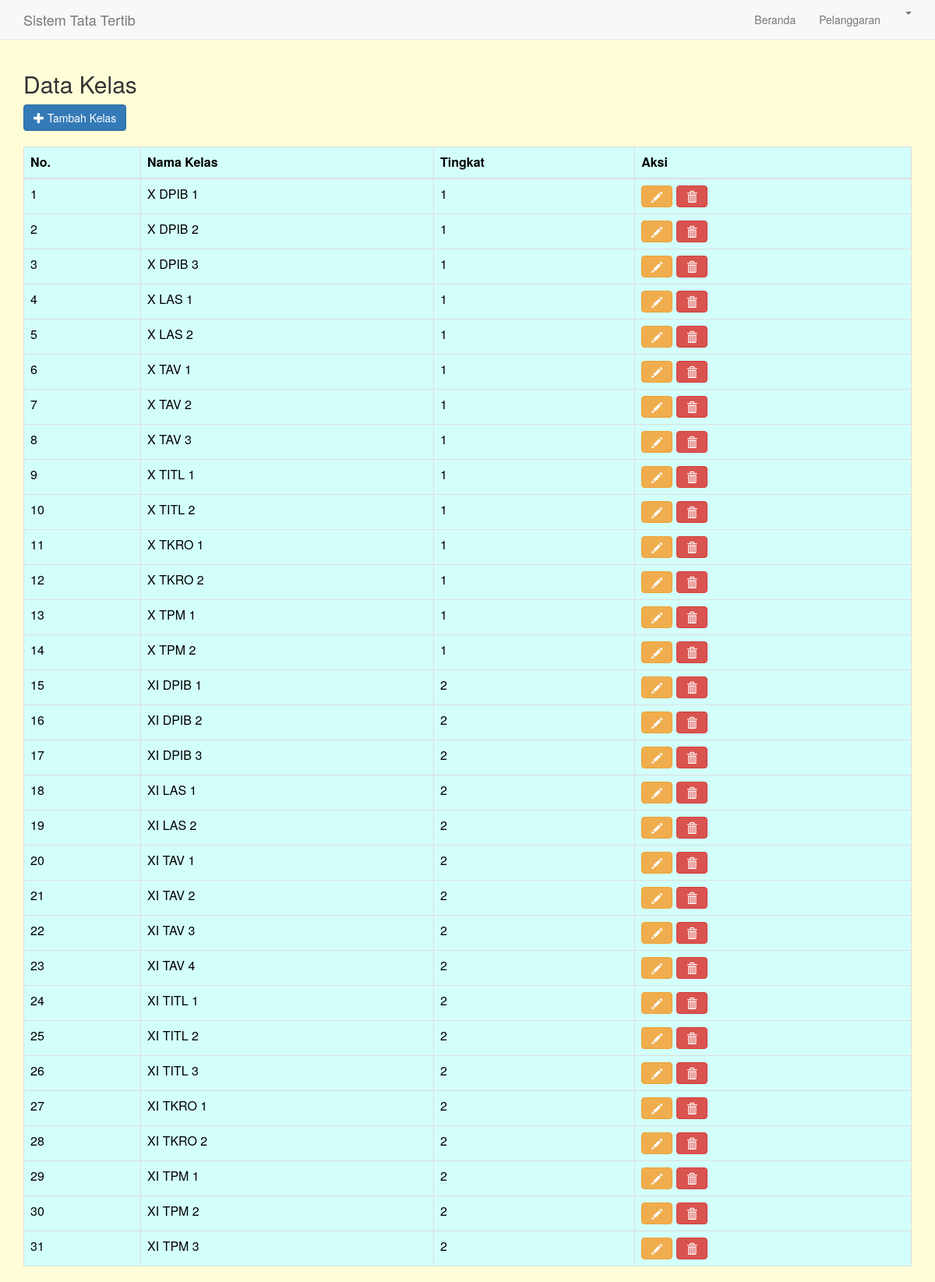
The page /index.php/admin/kelas on the database as committed earlier.
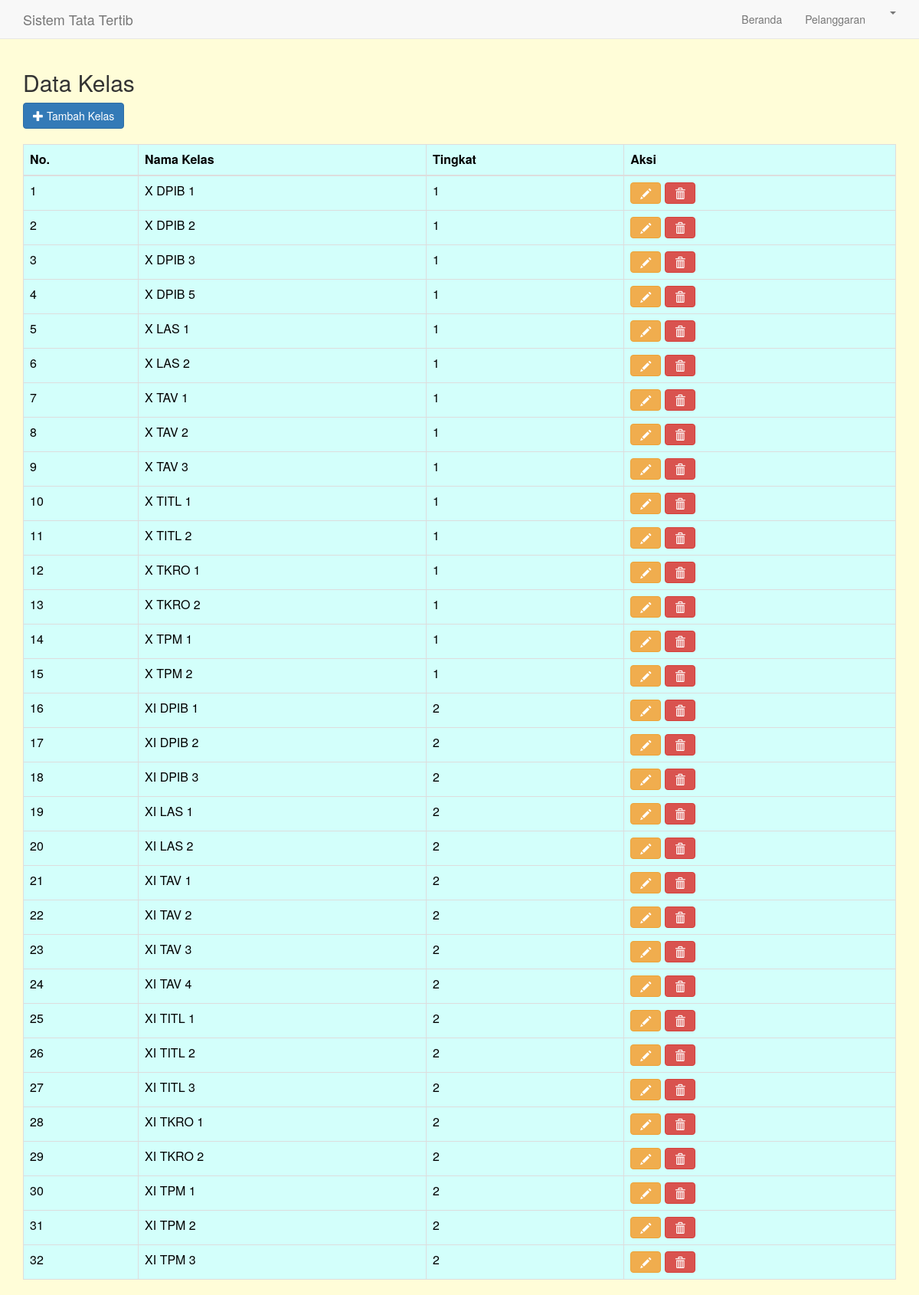
The same page on the database as committed later.
### tables this page shows
CREATE TABLE `tb_kelas` (
  `id` int(11) NOT NULL,
  `nama` varchar(11) DEFAULT NULL,
  `deskripsi` varchar(255) DEFAULT NULL,
  `tingkat` int(11) DEFAULT NULL
);

### application/controllers/Admin.php (called while the page is built, shortened)
<?php
class Admin extends CI_Controller
{
	private $head;
	public function __construct()
	{
		$this->head['kelasheader'] = $this->KelasModel->selectAll()->result_array();
	}
	public function kelas()
	{
		$data['kelas'] = $this->KelasModel->selectAll()->result_array();
		$this->load->view('layout/aheader', $this->head);
		$this->load->view('admin/kelas', $data);
		$this->load->view('layout/afooter');
	}
}

### index.php (called while the page is built, shortened)
<?php
require_once BASEPATH.'core/CodeIgniter.php';

### application/models/KelasModel.php (called while the page is built, shortened)
<?php
class KelasModel extends CI_Model {
	public $tableName;
	public function __construct(){
		$this->tableName = "tb_kelas";
	}
	public function selectAll($from=0,$offset=0){
		$this->db->select('*');
		$this->db->from($this->tableName);
		$this->db->limit($from,$offset);
		$this->db->order_by('nama');
		return $this->db->get();
	}
}

### application/views/admin/kelas.php (the view, shortened to what this page needs)
<div class="section">
  <div class="container">
    <div class="row">
      <div class="col-md-12">
        <h2>Data Kelas</h2>
        <a href="<?php echo site_url('admin/kelasAct/add');?>" title="Materi"><button class="btn btn-primary" ><span class="glyphicon glyphicon-plus" aria-hidden="true"></span>&nbsp;Tambah Kelas</button></a><br>
      </div>
    </div>
  </div>
</div><br>
<div class="section">
  <div class="container">
    <div class="row">
      <div class="col-md-12">
        <table class="table table-bordered" style="color:black; background: #d3fffb;" id="dt">
          <thead>
            <tr>
              <th>No.</th>
              <th>Nama Kelas</th>
              <th>Tingkat</th>
              <th>Aksi</th>
            </tr>
          </thead>
          <tbody>
            <?php $i=1;foreach($kelas as $list){ ?>
            <tr>
              <td><?php echo $i++; ?></td>
              <td><?php echo $list['nama']; ?></td>
              <td><?php echo $list['tingkat']; ?></td>
              <td>
                <a href="<?php echo site_url('admin/KelasAct/edit/').$list['id'];?>" title="Edit"><button class="btn btn-warning" ><span class="glyphicon glyphicon-pencil" aria-hidden="true"></span></button></a>
                <a onclick="deletes(<?php echo $list['id']; ?>)" title="Tugas"><button class="btn btn-danger" ><span class="glyphicon glyphicon-trash" aria-hidden="true"></span></button></a>
              </td>
            </tr>
            <?php } ?>
          </tbody>
        </table>
      </div>
    </div>
  </div>
</div>

### application/views/layout/aheader.php (shortened to what this page needs)
<html>
<head>
  <link href="<?php echo base_url(); ?>assets/css/main.css" rel="stylesheet">
  <link rel="stylesheet" href="<?php echo base_url(); ?>assets/css/sweetalert/sweetalert.css">
  <link rel="stylesheet" href="<?php echo base_url(); ?>bootstrap/css/bootstrap.min.css">
  <link rel="stylesheet" href="<?php echo base_url(); ?>bootstrap/css/font-awesome.min.css">
</head>
<body>
  <div class="navbar navbar-default navbar-static-top">
    <div class="container">
      <div class="navbar-header">
        <a class="navbar-brand" href="#"><span>Sistem Tata Tertib</span></a>
      </div>
      <div class="collapse navbar-collapse" id="navbar-ex-collapse">
        <ul class="nav navbar-nav navbar-right">
          <li>
            <a href="<?php echo base_url('admin/'); ?>">Beranda</a>
          </li>
          <li>
            <a href="<?php echo base_url('admin/pelanggaran'); ?>">Pelanggaran</a>
          </li>
          <li class="dropdown"><a class="dropdown-toggle" data-toggle="dropdown" href="#"><?php echo $this->session->userdata('username'); ?><span class="caret"></span></a>
          </li>
        </ul>
      </div>
    </div>
  </div>

### application/views/layout/afooter.php (shortened to what this page needs)
</body>
</html>

### assets/css/main.css (style rules this page uses)
body { color:#36404a; }
a { color: #4280c3; }

### application/views/layout/aheader.php (style rules this page uses)
body { background: #fffdd8; }

Rows that differ between the two databases and show on the page:
added tb_kelas: nama "X DPIB 5", tingkat "1"
